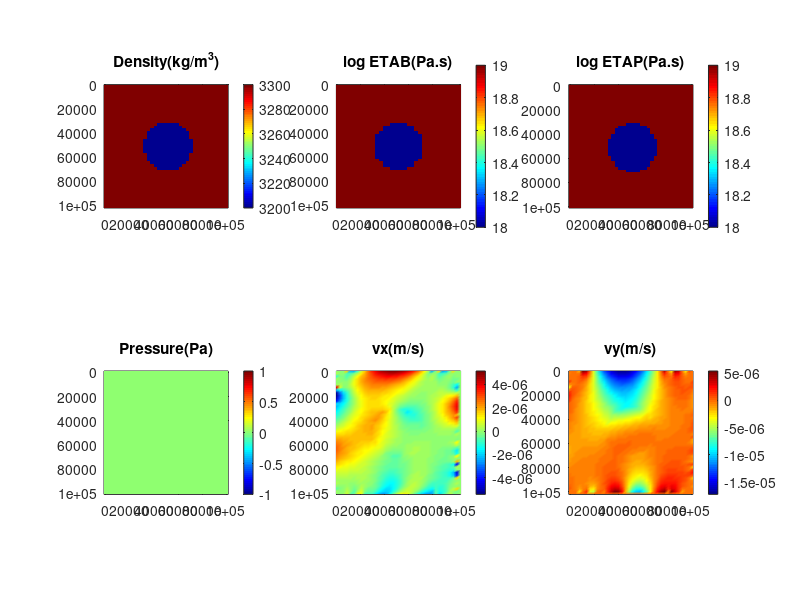

Write the MATLAB code that produced this figure.
%% This code is to calculate a density anormaly in mantle lithosphere
% With variable viscosity
% staggered nodes
% no slip: = 1; free slip: = -1;  
% Yuan Xie, 24.10.2022
% Homework 5

% 1) Clear memory and figures
clear all
clf

% 2) Define Numerical model
xsize=100*1000; % Horizontal model size, m
ysize=100*1000; % Vertical model size, m
Nx=35; % Horizontal grid resolution
Ny=45; % Vertical grid resolution
Nx1=Nx+1;
Ny1=Ny+1;
dx=xsize/(Nx-1); % Horizontal grid step, m
dy=ysize/(Ny-1); % Vertical grid step, m
x=0:dx:xsize+dx; % Horizontal coordinates of basic grid points, m
y=0:dy:ysize+dy; % Vertical coordinates of basic grid points, m
xVx=0:dx:xsize+dx; % Horizontal coordinates of vx grid points, m
yVx=-dy/2:dy:ysize+dy/2; % Vertical coordinates of vx grid points, m
xVy=-dx/2:dx:xsize+dx/2; % Horizontal coordinates of vy grid points, m
yVy=0:dy:ysize+dy; % Vertical coordinates of vy grid points, m
xP=-dx/2:dx:xsize+dx/2; % Horizontal coordinates of P grid points, m
yP=-dy/2:dy:ysize+dy/2; % Vertical coordinates of P grid points, m
Vx=zeros(Ny1,Nx1); % Vx, m/s
Vy=zeros(Ny1,Nx1); % Vy, m/s
P=zeros(Ny1,Nx1); % Pressure, Pa
gy=10; % Gravity acceleration, m/s^2
rho=zeros(Ny1,Nx1); % Density, kg/m^3
eta=zeros(Ny1,Nx1); % Viscosity, Pa*s
etaP=zeros(Ny1,Nx1); % Viscosity, Pa*s

% Define density field, rho
C=[xsize/2,ysize/2];% center point
radius=20*1000; % radium of density anormaly,m
for i=1:1:Ny1
    for j=1:1:Nx1
        px=xVy(j);
        py=yVy(i); % location of each point
        d=sqrt((px-C(1))^2+(py-C(2))^2); % distance between center point and each point
        if d <= radius
            rho(i,j)=3200;  % density
        else
            rho(i,j)=3300;  % density
        end
    end
end

% Define viscosity field, eta etaP
C=[xsize/2,ysize/2];% center point
etaIN=1e18;
etaOU=1e19;
for i=1:1:Ny1
    for j=1:1:Nx1
        % compose ETA on basic nodes
        px=x(j);
        py=y(i); % location of each point
        d=sqrt((px-C(1))^2+(py-C(2))^2); % distance between center point and each point
        if d <= radius
            eta(i,j)=etaIN;
        else
            eta(i,j)=etaOU;
        end
        % compose ETAP on P nodes
        pxP=xP(j);
        pyP=yP(i);
        d=sqrt((pxP-C(1))^2+(pyP-C(2))^2); % distance between center point and each point
        if d <= radius
            etaP(i,j)=etaIN;
        else
            etaP(i,j)=etaOU;
        end
    end
end

% 3) Define global matrixes L(), R()
N=Nx1*Ny1*3; % Global number of unknowns
L=sparse(N,N); % Matrix of coefficients (left part)
R=zeros(N,1); % Vector of right parts

% 4) Composing global matrixes L(), R()
% Going through all points of the grid (2D meant two loops)
% composing respective equations

% Boundary conditions: free slip=-1; No Slip=1
bc=1;


% First loop - horizontal index j
for j=1:1:Nx1
    for i=1:1:Ny1
        % Define global index gVx, gVy, gP
        gVx=((j-1)*Ny1+(i-1))*3+1; % Vx
        gVy=gVx+1; % Vy
        gP =gVx+2; % P
        
        % 4a) Eq. for Vx (ghost BC x-stokes)
        if j==Nx1 % ghost nodes
            L(gVx,gVx)=1; % Left part
            R(gVx,1)=0; % Right part
        else
            if (i==1 || j==1 || j==Nx || i==Ny1 )    % Boundary Condition
                L(gVx,gVx)=1; % Left part
                R(gVx,1)=0; % Right part
                % Right boundary
                if (j==Nx)
                    L(gVx,gVy)=1;
                    L(gVx,gVy+Ny1*3)=bc;
                end
                % Left boundary
                if (j==1)
                    L(gVx,gVy)=1;
                    L(gVx,gVy+Ny1*3)=bc;
                end
                % Top boundary
                if (i==1)
                    L(gVx,gVx)=bc; % Left part
                    L(gVx,gVx+3)=1;
                end
                % Bottom boundary
                if (i==Ny1)
                    L(gVx,gVx-3)=bc; % Left part
                    L(gVx,gVx)=1;
                end
            else
                % viscosity
                eta1=eta(i-1,j);
                eta2=eta(i,j);
                etaP1=etaP(i,j);
                etaP2=etaP(i,j+1);
                % Left part
                L(gVx,gVx-Ny1*3)=2*etaP1/dx^2;  % vx1
                L(gVx,gVx-3)=eta1/dy^2;  % vx2
                L(gVx,gVx)=-2*(etaP1+etaP2)/dx^2-(eta1+eta2)/dy^2; % v3
                L(gVx,gVx+3)=eta2/dy^2; % vx4
                L(gVx,gVx+Ny1*3)=2*etaP2/dx^2; % vx5
                L(gVx,gVy-3)=eta1/dx/dy; % vy1
                L(gVx,gVy)=-eta2/dx/dy; % vy2
                L(gVx,gVy+Ny1*3-3)=-eta1/dx/dy; % vy3
                L(gVx,gVy+Ny1*3)=eta2/dx/dy; % vy4
                L(gVx,gP+Ny1*3)=-1/dx; % P2
                L(gVx,gP)=1/dx; % P1
                % Right part
                R(gVx,1)=0;
            end
        end
        % 4b) Eq. for Vy (ghost BC x-stokes)
        if i==Ny1 % ghost nodes
            L(gVy,gVy)=1; % Left part
            R(gVy,1)=0; % Right part
        else
            if (j==1 || i==1 || i==Ny  || j==Nx1)    % Boundary Condition
                L(gVy,gVy)=1; % Left part
                R(gVy,1)=0; % Right part
                % Left boundary
                if (j==1)
                    L(gVy,gVy+3*Ny1)=bc; % Left part
                    L(gVy,gVy)=1;
                end
                % Right boundary
                if (j==Nx1)
                    L(gVy,gVy-3*Ny1)=bc; % Left part
                    L(gVy,gVy)=1;
                end
                % Top boundary
                if (i==1)
                    L(gVy,gVx+3)=bc; % Left part
                    L(gVy,gVx)=1;
                end
                % Bottom boundary
                if (i==Ny)
                    L(gVy,gVx+3)=bc; % Left part
                    L(gVy,gVx)=1;
                end
            else
                % viscosity
                eta1=eta(i,j-1);
                eta2=eta(i,j);
                etaP1=etaP(i,j);
                etaP2=etaP(i+1,j);
                % Left part
                L(gVy,gVy-Ny1*3)=eta1/dx^2; % vy1
                L(gVy,gVy-3)=2*etaP1/dy^2; % vy2
                L(gVy,gVy)=-2*(etaP2+etaP1)/dy^2-(eta2+eta1)/dx^2; % vy3
                L(gVy,gVy+3)=2*etaP2/dy^2;  % vy4
                L(gVy,gVy+Ny1*3)=eta2/dx^2;  % vy5
                L(gVy,gVx-Ny1*3)=eta1/dx/dy; % vx1
                L(gVy,gVx-Ny1*3+3)=-eta1/dx/dy; % vx2
                L(gVy,gVx)=-eta2/dx/dy;  % vx3
                L(gVy,gVx+3)=eta2/dx/dy; % vx4
                L(gVy,gP)=1/dy;  %P1
                L(gVy,gP+3)=-1/dy; %P2
                % Right part
                R(gVy,1)=-rho(i,j)*gy;
            end
        end
        
        % 4c) Eq. for P (ghost BC Continuity-eq)
        if ( i==1|| j==1 || i==Ny1 || j==Nx1 )  % ghost nodes
            L(gP,gP)=1; % Left part
            R(gP,1)=0; % Right part
        else
            if ( i==2 && j==2 )   % Boundary Condition
                L(gP,gP)=1; % Left part
                R(gP,1)=1e9; % Right part
            else
                L(gP,gVx-Ny1*3)=-1/dx; %Vx1
                L(gP,gVx)=1/dx; % Vx2
                L(gP,gVy-3)=-1/dy; %Vy1
                L(gP,gVy)=1/dy; %Vy2
                R(gP,1)=0; % Right part
            end
        end
    end
end

% 5) Solving matrixes
S=L\R; 

% 6) Reload S--> PSI
for j=1:1:Nx1
    % Second loop - vertical index i
    for i=1:1:Ny1
        % Define global index g
        gVx=((j-1)*Ny1+(i-1))*3+1; % Vx
        gVy=gVx+1; % Vy
        gP=gVx+2; % P
        % Reload solution
        Vx(i,j)=S(gVx);
        Vy(i,j)=S(gVy);
        P(i,j)=S(gP);
    end
end

% 7) Plot numerical solution

% colormap 
figure(1);colormap('Jet');
subplot(2,3,1)
pcolor(xVy,yVy,rho);% 
shading flat;
axis ij image;
colorbar
title('Density(kg/m^3)')

subplot(2,3,2)
pcolor(x,y,log10(eta))
shading flat;
axis ij image;
colorbar
title('log ETAB(Pa.s)')

subplot(2,3,3)
pcolor(xP,yP,log10(etaP))
shading flat;
axis ij image;
colorbar
title('log ETAP(Pa.s)')

subplot(2,3,4)
pcolor(xP,yP,P)
shading interp;
axis ij image;
colorbar
title('Pressure(Pa)')

subplot(2,3,5)
pcolor(xVx,yVx,Vx)
shading interp;
axis ij image;
colorbar
title('vx(m/s)')

subplot(2,3,6)
pcolor(xVy,yVy,Vy)
shading interp;
axis ij image;
colorbar
title('vy(m/s)')


% FREE SLIP 
aaa(1,1)=P(7,5);  %  1374927109.05287
aaa(2,1)=Vx(7,5);    % -1.75951244594608e-09
aaa(3,1)=Vy(7,5);   %  1.79677698022029e-09 
% NO SLIP 
% aaa(1,1)=pr(7,5);    %  1374959400.70958
% aaa(2,1)=vx(7,5);    % -5.44992100189968e-10
% aaa(3,1)=vy(7,5);    %  5.87771380138805e-10
if (bc==1)
    disp('No slip');
else 
    disp('Free slip');
end
format long e
disp(aaa)